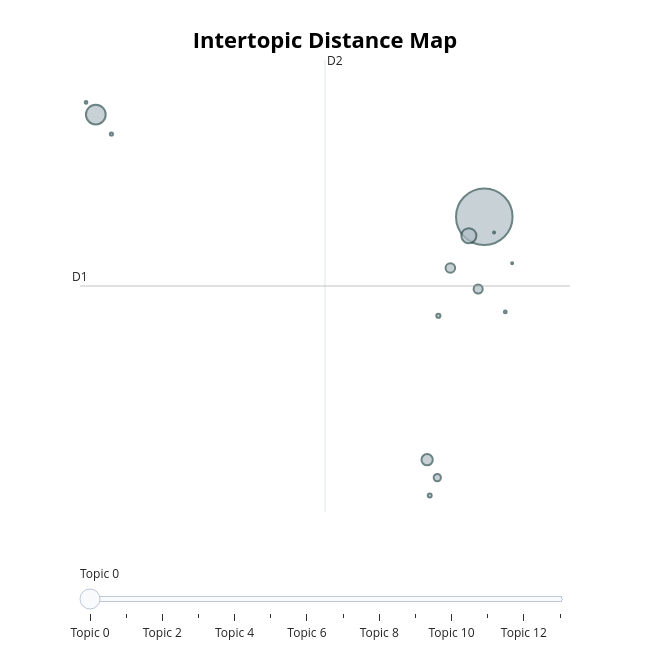
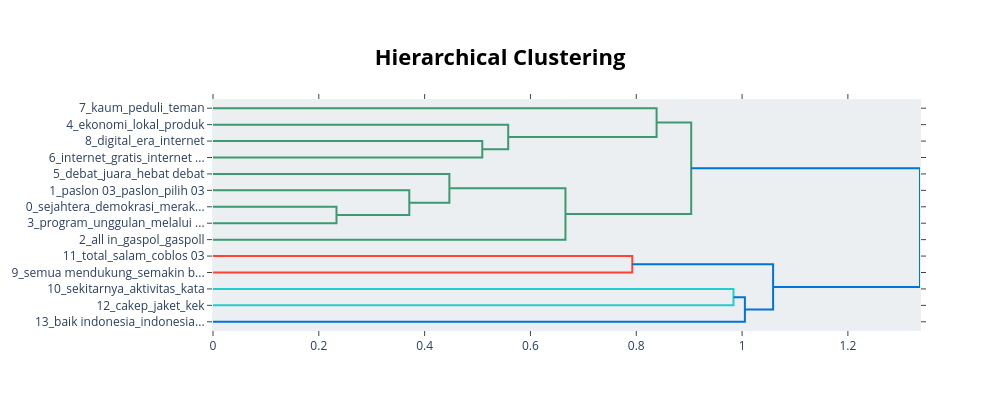
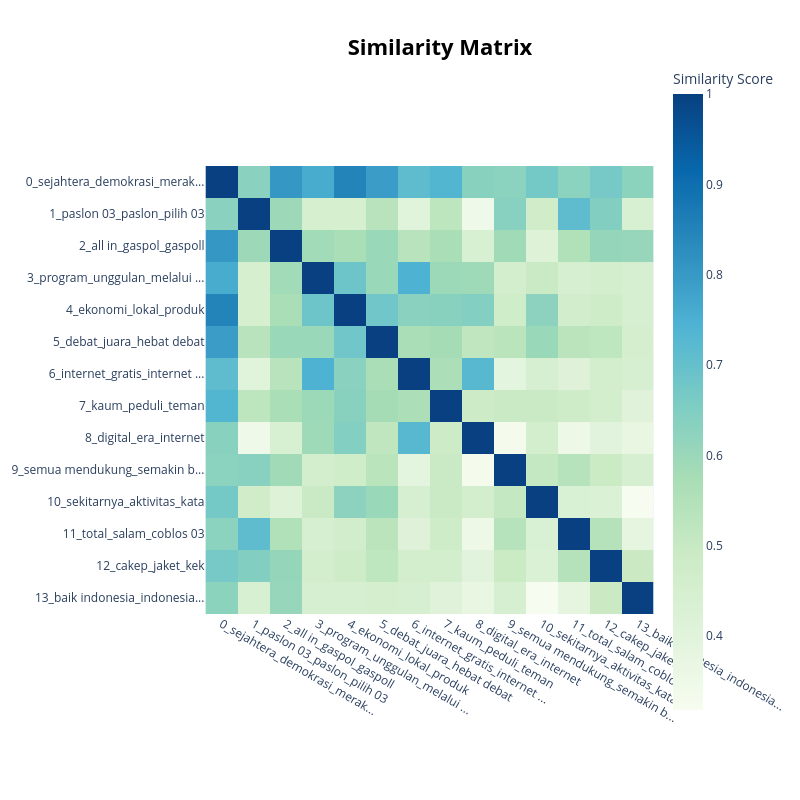

The notebook cell saved with these charts, in order:
### Code cell
df_positive = df_03[df_03['predicted_label'] == 'POSITIVE']
run_topic_modeling(df_positive, group_name='POSITIVE')

### Figure 1 — Plotly figure (JSON) as saved in the notebook; plotly's stock layout.template omitted (floating-point values rounded to 4 significant figures)
{"data": [{"customdata": [[0, "sejahtera | demokrasi | merakyat | muda | mari", 19511], [1, "paslon 03 | paslon | pilih 03 | dukung 03 | 03 menang", 2376], [2, "all in | gaspol | gaspoll | gass | poll", 1392], [3, "program | unggulan | melalui program | bermanfaat | sarjana", 778], [4, "ekonomi | lokal | produk | infrastruktur | strategis", 557], [5, "debat | juara | hebat debat | ganjarbersih kuatkankpk hebat | kuatkankpk hebat", 503], [6, "internet | gratis | internet gratis | program | pelajar", 320], [7, "kaum | peduli | teman | selalu peduli | teman teman", 107], [8, "digital | era | internet | internet gratis | gratis", 95], [9, "semua mendukung | semakin banyak mendukung | masyarakat mendukung | banyak mendukung | semua kalangan masyarakat", 61], [10, "sekitarnya | aktivitas | kata | khususnya | ri", 49], [11, "total | salam | coblos 03 | jogja | gas pol", 44], [12, "cakep | jaket | kek | dulu | saingan", 26], [13, "baik indonesia | indonesia lebih baik | orang baik |  | ", 23]], "hovertemplate": "<b>Topic %{customdata[0]}</b><br>%{customdata[1]}<br>Size: %{customdata[2]}", "legendgroup": "", "marker": {"color": "#B0BEC5", "line": {"color": "DarkSlateGrey", "width": 2}, "size": [19511, 2376, 1392, 778, 557, 503, 320, 107, 95, 61, 49, 44, 26, 23], "sizemode": "area", "sizeref": 12.19, "symbol": "circle"}, "mode": "markers", "name": "", "orientation": "v", "showlegend": false, "type": "scatter", "x": [8.744, -0.7471, 8.367, 7.347, 7.915, 8.594, 7.596, 7.622, 7.411, -0.366, 9.257, -0.9856, 8.983, 9.424], "xaxis": "x", "y": [3.306, 5.316, 2.935, -1.468, 2.301, 1.888, -1.82, 1.362, -2.17, 4.935, 1.437, 5.555, 2.997, 2.394], "yaxis": "y"}], "layout": {"annotations": [{"showarrow": false, "text": "D1", "x": -1.133, "y": 1.947, "yshift": 10}, {"showarrow": false, "text": "D2", "x": 4.852, "xshift": 10, "y": 6.389}], "height": 650, "hoverlabel": {"bgcolor": "white", "font": {"family": "Rockwell", "size": 16}}, "legend": {"itemsizing": "constant", "tracegroupgap": 0}, "margin": {"t": 60}, "shapes": [{"line": {"color": "#CFD8DC", "width": 2}, "type": "line", "x0": 4.852, "x1": 4.852, "y0": -2.495, "y1": 6.389}, {"line": {"color": "#9E9E9E", "width": 2}, "type": "line", "x0": -1.133, "x1": 10.84, "y0": 1.947, "y1": 1.947}], "sliders": [{"active": 0, "pad": {"t": 50}, "steps": [{"args": [{"marker.color": [["red", "#B0BEC5", "#B0BEC5", "#B0BEC5", "#B0BEC5", "#B0BEC5", "#B0BEC5", "#B0BEC5", "#B0BEC5", "#B0BEC5", "#B0BEC5", "#B0BEC5", "#B0BEC5", "#B0BEC5"]]}], "label": "Topic 0", "method": "update"}, {"args": [{"marker.color": [["#B0BEC5", "red", "#B0BEC5", "#B0BEC5", "#B0BEC5", "#B0BEC5", "#B0BEC5", "#B0BEC5", "#B0BEC5", "#B0BEC5", "#B0BEC5", "#B0BEC5", "#B0BEC5", "#B0BEC5"]]}], "label": "Topic 1", "method": "update"}, {"args": [{"marker.color": [["#B0BEC5", "#B0BEC5", "red", "#B0BEC5", "#B0BEC5", "#B0BEC5", "#B0BEC5", "#B0BEC5", "#B0BEC5", "#B0BEC5", "#B0BEC5", "#B0BEC5", "#B0BEC5", "#B0BEC5"]]}], "label": "Topic 2", "method": "update"}, {"args": [{"marker.color": [["#B0BEC5", "#B0BEC5", "#B0BEC5", "red", "#B0BEC5", "#B0BEC5", "#B0BEC5", "#B0BEC5", "#B0BEC5", "#B0BEC5", "#B0BEC5", "#B0BEC5", "#B0BEC5", "#B0BEC5"]]}], "label": "Topic 3", "method": "update"}, {"args": [{"marker.color": [["#B0BEC5", "#B0BEC5", "#B0BEC5", "#B0BEC5", "red", "#B0BEC5", "#B0BEC5", "#B0BEC5", "#B0BEC5", "#B0BEC5", "#B0BEC5", "#B0BEC5", "#B0BEC5", "#B0BEC5"]]}], "label": "Topic 4", "method": "update"}, {"args": [{"marker.color": [["#B0BEC5", "#B0BEC5", "#B0BEC5", "#B0BEC5", "#B0BEC5", "red", "#B0BEC5", "#B0BEC5", "#B0BEC5", "#B0BEC5", "#B0BEC5", "#B0BEC5", "#B0BEC5", "#B0BEC5"]]}], "label": "Topic 5", "method": "update"}, {"args": [{"marker.color": [["#B0BEC5", "#B0BEC5", "#B0BEC5", "#B0BEC5", "#B0BEC5", "#B0BEC5", "red", "#B0BEC5", "#B0BEC5", "#B0BEC5", "#B0BEC5", "#B0BEC5", "#B0BEC5", "#B0BEC5"]]}], "label": "Topic 6", "method": "update"}, {"args": [{"marker.color": [["#B0BEC5", "#B0BEC5", "#B0BEC5", "#B0BEC5", "#B0BEC5", "#B0BEC5", "#B0BEC5", "red", "#B0BEC5", "#B0BEC5", "#B0BEC5", "#B0BEC5", "#B0BEC5", "#B0BEC5"]]}], "label": "Topic 7", "method": "update"}, {"args": [{"marker.color": [["#B0BEC5", "#B0BEC5", "#B0BEC5", "#B0BEC5", "#B0BEC5", "#B0BEC5", "#B0BEC5", "#B0BEC5", "red", "#B0BEC5", "#B0BEC5", "#B0BEC5", "#B0BEC5", "#B0BEC5"]]}], "label": "Topic 8", "method": "update"}, {"args": [{"marker.color": [["#B0BEC5", "#B0BEC5", "#B0BEC5", "#B0BEC5", "#B0BEC5", "#B0BEC5", "#B0BEC5", "#B0BEC5", "#B0BEC5", "red", "#B0BEC5", "#B0BEC5", "#B0BEC5", "#B0BEC5"]]}], "label": "Topic 9", "method": "update"}, {"args": [{"marker.color": [["#B0BEC5", "#B0BEC5", "#B0BEC5", "#B0BEC5", "#B0BEC5", "#B0BEC5", "#B0BEC5", "#B0BEC5", "#B0BEC5", "#B0BEC5", "red", "#B0BEC5", "#B0BEC5", "#B0BEC5"]]}], "label": "Topic 10", "method": "update"}, {"args": [{"marker.color": [["#B0BEC5", "#B0BEC5", "#B0BEC5", "#B0BEC5", "#B0BEC5", "#B0BEC5", "#B0BEC5", "#B0BEC5", "#B0BEC5", "#B0BEC5", "#B0BEC5", "red", "#B0BEC5", "#B0BEC5"]]}], "label": "Topic 11", "method": "update"}, {"args": [{"marker.color": [["#B0BEC5", "#B0BEC5", "#B0BEC5", "#B0BEC5", "#B0BEC5", "#B0BEC5", "#B0BEC5", "#B0BEC5", "#B0BEC5", "#B0BEC5", "#B0BEC5", "#B0BEC5", "red", "#B0BEC5"]]}], "label": "Topic 12", "method": "update"}, {"args": [{"marker.color": [["#B0BEC5", "#B0BEC5", "#B0BEC5", "#B0BEC5", "#B0BEC5", "#B0BEC5", "#B0BEC5", "#B0BEC5", "#B0BEC5", "#B0BEC5", "#B0BEC5", "#B0BEC5", "#B0BEC5", "red"]]}], "label": "Topic 13", "method": "update"}]}], "title": {"font": {"color": "Black", "size": 22}, "text": "<b>Intertopic Distance Map</b>", "x": 0.5, "xanchor": "center", "y": 0.95, "yanchor": "top"}, "width": 650, "xaxis": {"anchor": "y", "domain": [0, 1], "range": [-1.133, 10.84], "title": {"text": ""}, "visible": false}, "yaxis": {"anchor": "x", "domain": [0, 1], "range": [-2.495, 6.389], "title": {"text": ""}, "visible": false}}}

### Figure 2 — Plotly figure (JSON) as saved in the notebook; plotly's stock layout.template omitted (floating-point values rounded to 4 significant figures)
{"data": [{"hoverinfo": "text", "marker": {"color": "rgb(61,153,112)"}, "mode": "lines", "type": "scatter", "x": [0.0, 0.509, 0.509, 0.0], "xaxis": "x", "y": [-25.0, -25.0, -35.0, -35.0], "yaxis": "y"}, {"hoverinfo": "text", "marker": {"color": "rgb(61,153,112)"}, "mode": "lines", "type": "scatter", "x": [0.0, 0.558, 0.558, 0.509], "xaxis": "x", "y": [-15.0, -15.0, -30.0, -30.0], "yaxis": "y"}, {"hoverinfo": "text", "marker": {"color": "rgb(61,153,112)"}, "mode": "lines", "type": "scatter", "x": [0.0, 0.8384, 0.8384, 0.558], "xaxis": "x", "y": [-5.0, -5.0, -22.5, -22.5], "yaxis": "y"}, {"hoverinfo": "text", "marker": {"color": "rgb(61,153,112)"}, "mode": "lines", "type": "scatter", "x": [0.0, 0.2334, 0.2334, 0.0], "xaxis": "x", "y": [-65.0, -65.0, -75.0, -75.0], "yaxis": "y"}, {"hoverinfo": "text", "marker": {"color": "rgb(61,153,112)"}, "mode": "lines", "type": "scatter", "x": [0.0, 0.371, 0.371, 0.2334], "xaxis": "x", "y": [-55.0, -55.0, -70.0, -70.0], "yaxis": "y"}, {"hoverinfo": "text", "marker": {"color": "rgb(61,153,112)"}, "mode": "lines", "type": "scatter", "x": [0.0, 0.4468, 0.4468, 0.371], "xaxis": "x", "y": [-45.0, -45.0, -62.5, -62.5], "yaxis": "y"}, {"hoverinfo": "text", "marker": {"color": "rgb(61,153,112)"}, "mode": "lines", "type": "scatter", "x": [0.4468, 0.6662, 0.6662, 0.0], "xaxis": "x", "y": [-53.75, -53.75, -85.0, -85.0], "yaxis": "y"}, {"hoverinfo": "text", "marker": {"color": "rgb(61,153,112)"}, "mode": "lines", "type": "scatter", "x": [0.8384, 0.9038, 0.9038, 0.6662], "xaxis": "x", "y": [-13.75, -13.75, -69.38, -69.38], "yaxis": "y"}, {"hoverinfo": "text", "marker": {"color": "rgb(255,65,54)"}, "mode": "lines", "type": "scatter", "x": [0.0, 0.7925, 0.7925, 0.0], "xaxis": "x", "y": [-95.0, -95.0, -105.0, -105.0], "yaxis": "y"}, {"hoverinfo": "text", "marker": {"color": "rgb(35,205,205)"}, "mode": "lines", "type": "scatter", "x": [0.0, 0.9838, 0.9838, 0.0], "xaxis": "x", "y": [-115.0, -115.0, -125.0, -125.0], "yaxis": "y"}, {"hoverinfo": "text", "marker": {"color": "rgb(0,116,217)"}, "mode": "lines", "type": "scatter", "x": [0.9838, 1.005, 1.005, 0.0], "xaxis": "x", "y": [-120.0, -120.0, -135.0, -135.0], "yaxis": "y"}, {"hoverinfo": "text", "marker": {"color": "rgb(0,116,217)"}, "mode": "lines", "type": "scatter", "x": [0.7925, 1.059, 1.059, 1.005], "xaxis": "x", "y": [-100.0, -100.0, -127.5, -127.5], "yaxis": "y"}, {"hoverinfo": "text", "marker": {"color": "rgb(0,116,217)"}, "mode": "lines", "type": "scatter", "x": [0.9038, 1.336, 1.336, 1.059], "xaxis": "x", "y": [-41.56, -41.56, -113.8, -113.8], "yaxis": "y"}], "layout": {"autosize": false, "height": 410, "hoverlabel": {"bgcolor": "white", "font": {"family": "Rockwell", "size": 16}}, "hovermode": "closest", "plot_bgcolor": "#ECEFF1", "showlegend": false, "title": {"font": {"color": "Black", "size": 22}, "text": "<b>Hierarchical Clustering</b>", "x": 0.5, "xanchor": "center", "yanchor": "top"}, "width": 1000, "xaxis": {"mirror": "allticks", "rangemode": "tozero", "showgrid": false, "showline": true, "showticklabels": true, "ticks": "outside", "type": "linear", "zeroline": false}, "yaxis": {"mirror": "allticks", "range": [-140, 0], "rangemode": "tozero", "showgrid": false, "showline": true, "showticklabels": true, "tickmode": "array", "ticks": "outside", "ticktext": ["7_kaum_peduli_teman", "4_ekonomi_lokal_produk", "8_digital_era_internet", "6_internet_gratis_internet ...", "5_debat_juara_hebat debat", "1_paslon 03_paslon_pilih 03", "0_sejahtera_demokrasi_merak...", "3_program_unggulan_melalui ...", "2_all in_gaspol_gaspoll", "11_total_salam_coblos 03", "9_semua mendukung_semakin b...", "10_sekitarnya_aktivitas_kata", "12_cakep_jaket_kek", "13_baik indonesia_indonesia..."], "tickvals": [-5, -15, -25, -35, -45, -55, -65, -75, -85, -95, -105, -115, -125, -135], "type": "linear", "zeroline": false}}}

### Figure 3 — Plotly figure (JSON) as saved in the notebook; plotly's stock layout.template omitted (floating-point values rounded to 4 significant figures; data arrays with more than 128 entries replaced by an {"elided": "..."} marker saying what was removed)
{"data": [{"coloraxis": "coloraxis", "hovertemplate": "x: %{x}<br>y: %{y}<br>Similarity Score: %{z}<extra></extra>", "name": "0", "type": "heatmap", "x": ["0_sejahtera_demokrasi_merak...", "1_paslon 03_paslon_pilih 03", "2_all in_gaspol_gaspoll", "3_program_unggulan_melalui ...", "4_ekonomi_lokal_produk", "5_debat_juara_hebat debat", "6_internet_gratis_internet ...", "7_kaum_peduli_teman", "8_digital_era_internet", "9_semua mendukung_semakin b...", "10_sekitarnya_aktivitas_kata", "11_total_salam_coblos 03", "12_cakep_jaket_kek", "13_baik indonesia_indonesia..."], "xaxis": "x", "y": ["0_sejahtera_demokrasi_merak...", "1_paslon 03_paslon_pilih 03", "2_all in_gaspol_gaspoll", "3_program_unggulan_melalui ...", "4_ekonomi_lokal_produk", "5_debat_juara_hebat debat", "6_internet_gratis_internet ...", "7_kaum_peduli_teman", "8_digital_era_internet", "9_semua mendukung_semakin b...", "10_sekitarnya_aktivitas_kata", "11_total_salam_coblos 03", "12_cakep_jaket_kek", "13_baik indonesia_indonesia..."], "yaxis": "y", "z": {"elided": "14x14 float values"}}], "layout": {"coloraxis": {"colorbar": {"title": {"text": "Similarity Score"}}, "colorscale": [[0, "rgb(247,252,240)"], [0.125, "rgb(224,243,219)"], [0.25, "rgb(204,235,197)"], [0.375, "rgb(168,221,181)"], [0.5, "rgb(123,204,196)"], [0.625, "rgb(78,179,211)"], [0.75, "rgb(43,140,190)"], [0.875, "rgb(8,104,172)"], [1, "rgb(8,64,129)"]]}, "height": 800, "hoverlabel": {"bgcolor": "white", "font": {"family": "Rockwell", "size": 16}}, "legend": {"title": {"text": "Trend"}}, "margin": {"t": 60}, "showlegend": true, "title": {"font": {"color": "Black", "size": 22}, "text": "<b>Similarity Matrix</b>", "x": 0.55, "xanchor": "center", "y": 0.95, "yanchor": "top"}, "width": 800, "xaxis": {"anchor": "y", "constrain": "domain", "domain": [0, 1], "scaleanchor": "y"}, "yaxis": {"anchor": "x", "autorange": "reversed", "constrain": "domain", "domain": [0, 1]}}}
